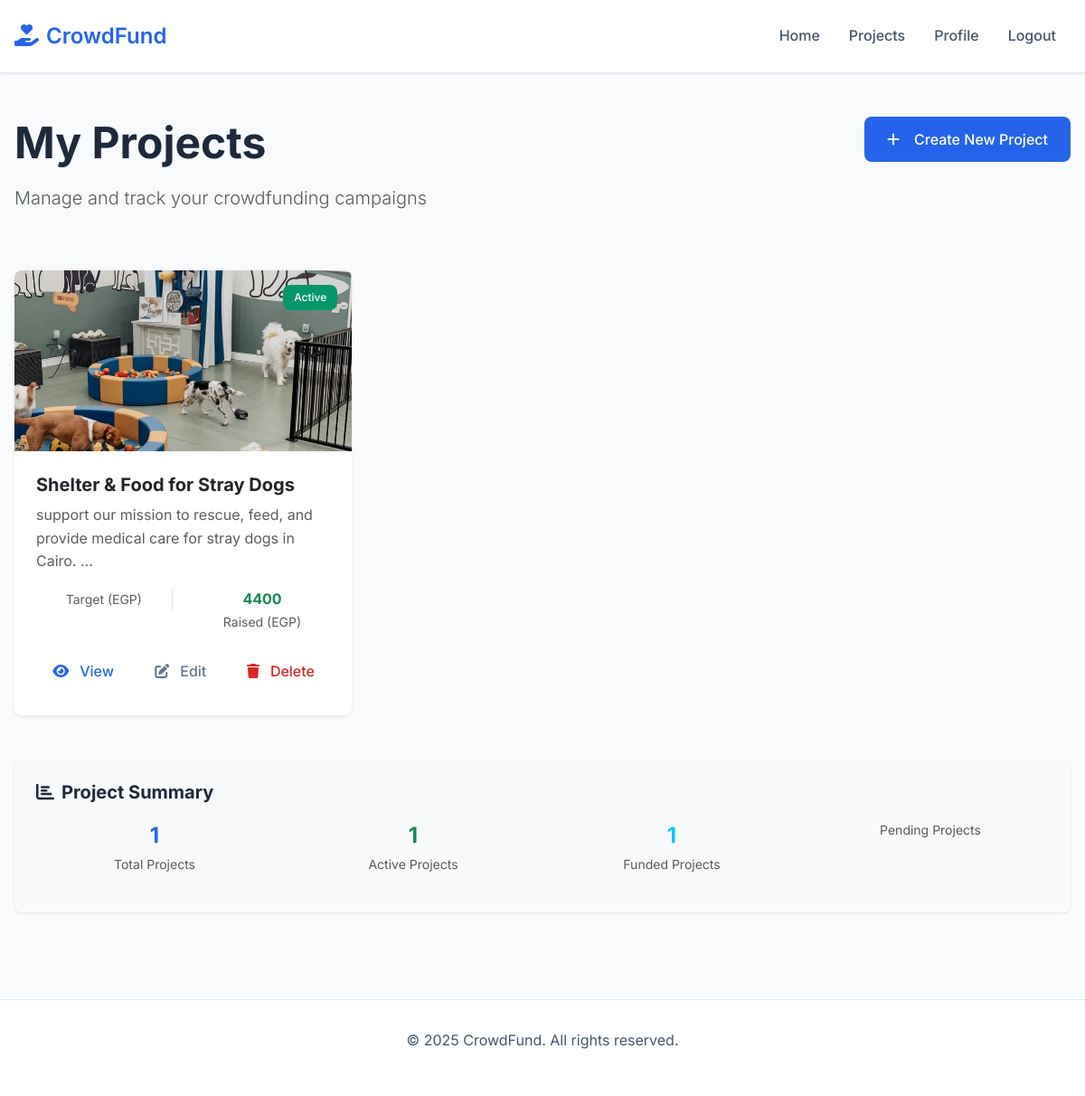
Page /my_projects/ (signed in) on the committed database.
### core/models.py (models this page shows, shortened)
class Project(models.Model):
    owner = models.ForeignKey(User, on_delete=models.CASCADE, related_name='projects')
    title = models.CharField(max_length=200)
    details = models.TextField()
    total_target = models.DecimalField(max_digits=12, decimal_places=2)
    start_time = models.DateTimeField()
    end_time = models.DateTimeField()
    created_at = models.DateTimeField(auto_now_add=True)
    image = models.ImageField(upload_to='project_pictures/')
    def total_donated(self):
        return sum(d.amount for d in self.donations.all())
    @property
    def is_active(self):
        now = timezone.now()
        return self.start_time <= now <= self.end_time

class Donation(models.Model):
    project = models.ForeignKey(Project, on_delete=models.CASCADE, related_name='donations')
    user = models.ForeignKey(User, on_delete=models.CASCADE)
    amount = models.DecimalField(max_digits=12, decimal_places=2)
    created_at = models.DateTimeField(auto_now_add=True)

### core/views.py (the view)
# urls.py: path('my_projects/', views.my_projects, name='my_projects'),
def my_projects(request):
    projects = Project.objects.filter(owner=request.user)
    return render(request, 'core/myprojects.html', {'projects': projects})

### core/templates/core/myprojects.html (shortened to what this page needs)
{% extends 'base.html' %}
{% block content %}
<div class="container py-5">
    <div class="row mb-5">
        <div class="col-lg-8">
            <h1 class="display-5 fw-bold mb-3">My Projects</h1>
            <p class="lead text-muted">
                Manage and track your crowdfunding campaigns
            </p>
        </div>
        <div class="col-lg-4 text-lg-end">
            <a href="{% url 'create_project' %}" class="btn btn-primary btn-lg">
                <i class="fas fa-plus me-2"></i>Create New Project
            </a>
        </div>
    </div>
    {% if projects %}
        <div class="row g-4">
            {% for project in projects %}
                <div class="col-md-6 col-lg-4">
                    <div class="card project-card h-100 border-0 shadow-sm">
                        <div class="position-relative">
                            {% if project.image %}
                                <img src="{{ project.image.url }}"
                                     class="card-img-top"
                                     alt="{{ project.title }}"
                                     style="height: 200px; object-fit: cover;">
                            {% else %}
                                <div class="card-img-top bg-light d-flex align-items-center justify-content-center"
                                     style="height: 200px;">
                                    <i class="fas fa-image fa-3x text-muted"></i>
                                </div>
                            {% endif %}
                            <div class="position-absolute top-0 end-0 m-3">
                                {% if project.is_active %}
                                    <span class="badge bg-success">Active</span>
                                {% else %}
                                    <span class="badge bg-secondary">Ended</span>
                                {% endif %}
                            </div>
                        </div>
                        <div class="card-body d-flex flex-column">
                            <h5 class="card-title fw-bold mb-2">
                                <a href="{% url 'project_detail' project.id %}"
                                   class="text-decoration-none text-dark">
                                    {{ project.title }}
                                </a>
                            </h5>
                            <p class="card-text text-muted flex-grow-1">
                                {{ project.details|truncatewords:15 }}
                            </p>
                            <div class="row text-center mb-3">
                                <div class="col-6">
                                    <div class="border-end">
                                        <small class="text-muted">Target (EGP)</small>
                                    </div>
                                </div>
                                <div class="col-6">
                                    <div class="fw-bold text-success">{{ project.total_donated|floatformat:0 }}</div>
                                    <small class="text-muted">Raised (EGP)</small>
                                </div>
                            </div>
                            <div class="d-flex gap-2">
                                <a href="{% url 'project_detail' project.id %}"
                                   class="btn btn-outline-primary flex-fill">
                                    <i class="fas fa-eye me-1"></i>View
                                </a>
                                <a href="{% url 'edit_project' project.pk %}"
                                   class="btn btn-outline-secondary flex-fill">
                                    <i class="fas fa-edit me-1"></i>Edit
                                </a>
                                <a href="{% url 'delete_project' project.pk %}"
                                   class="btn btn-outline-danger flex-fill">
                                    <i class="fas fa-trash me-1"></i>Delete
                                </a>
                            </div>
                        </div>
                    </div>
                </div>
            {% endfor %}
        </div>
        <div class="row mt-5">
            <div class="col-12">
                <div class="card border-0 bg-light">
                    <div class="card-body">
                        <h5 class="card-title fw-bold mb-3">
                            <i class="fas fa-chart-bar me-2"></i>Project Summary
                        </h5>
                        <div class="row text-center">
                            <div class="col-md-3 mb-3">
                                <div class="fw-bold text-primary fs-4">{{ projects|length }}</div>
                                <small class="text-muted">Total Projects</small>
                            </div>
                            <div class="col-md-3 mb-3">
                                <div class="fw-bold text-success fs-4">
                                    {{ projects|dictsort:"is_active"|length }}
                                </div>
                                <small class="text-muted">Active Projects</small>
                            </div>
                            <div class="col-md-3 mb-3">
                                <div class="fw-bold text-info fs-4">
                                    {% for project in projects %}
                                        {% if project.total_donated > 0 %}
                                            {{ forloop.counter }}
                                        {% endif %}
                                    {% endfor %}
                                </div>
                                <small class="text-muted">Funded Projects</small>
                            </div>
                            <div class="col-md-3 mb-3">
                                <small class="text-muted">Pending Projects</small>
                            </div>
                        </div>
                    </div>
                </div>
            </div>
        </div>
    {% endif %}
</div>
{% endblock %}

### static/css/style.css (style rules this page uses)
:root { --primary-color: #2563eb; --primary-hover: #1d4ed8; --secondary-color: #64748b; --success-color: #059669; --warning-color: #d97706; --danger-color: #dc2626; --light-bg: #f8fafc; --white: #ffffff; --text-primary: #1e293b; --text-secondary: #475569; --text-muted: #64748b; --border-color: #e2e8f0; --shadow: 0 1px 3px 0 rgba(0, 0, 0, 0.1); --shadow-lg: 0 10px 15px -3px rgba(0, 0, 0, 0.1); --border-radius: 0.5rem; --transition: all 0.2s ease; }
* { margin: 0; padding: 0; box-sizing: border-box; }
body { font-family: 'Inter', -apple-system, BlinkMacSystemFont, 'Segoe UI', sans-serif; line-height: 1.6; color: var(--text-primary); background-color: var(--light-bg); font-weight: 400; }
h1, h2, h3, h4, h5, h6 { font-weight: 600; line-height: 1.3; margin-bottom: 1rem; color: var(--text-primary); }
h1 { font-size: 2.25rem; }
p { margin-bottom: 1rem; color: var(--text-secondary); }
.btn, button.btn, input[type="submit"].btn, input[type="button"].btn, a.btn { font-weight: 500 !important; border-radius: var(--border-radius) !important; padding: 0.75rem 1.5rem !important; transition: var(--transition) !important; border: none !important; text-decoration: none !important; display: inline-flex !important; align-items: center !important; justify-content: center !important; gap: 0.5rem !important; cursor: pointer !important; font-size: 1rem !important; line-height: 1.5 !important; position: relative !important; overflow: hidden !important; }
.btn[class*="btn-"] { border: 1px solid transparent !important; }
.btn-primary, .btn-primary:active, .btn-primary:focus { background-color: var(--primary-color) !important; color: var(--white) !important; border-color: var(--primary-color) !important; }
.btn-outline-primary, .btn-outline-primary:active, .btn-outline-primary:focus { background-color: transparent !important; border: 2px solid var(--primary-color) !important; color: var(--primary-color) !important; }
.btn-outline-danger, .btn-outline-danger:active, .btn-outline-danger:focus { background-color: transparent !important; border: 2px solid var(--danger-color) !important; color: var(--danger-color) !important; }
.btn-outline-secondary, .btn-outline-secondary:active, .btn-outline-secondary:focus { background-color: transparent !important; border: 2px solid var(--secondary-color) !important; color: var(--secondary-color) !important; }
.btn-lg, .btn-lg:active, .btn-lg:focus { padding: 1rem 2rem !important; font-size: 1.1rem !important; }
.card { border: 1px solid var(--border-color); border-radius: var(--border-radius); box-shadow: var(--shadow); transition: var(--transition); background: var(--white); overflow: hidden; }
.card-body { padding: 1.5rem; }
.card-title { color: var(--text-primary); font-weight: 600; margin-bottom: 1rem; }
.card-text { color: var(--text-secondary); line-height: 1.6; margin-bottom: 1rem; }
.badge { font-weight: 500; padding: 0.5rem 0.75rem; border-radius: var(--border-radius); font-size: 0.75rem; }
.badge.bg-success { background-color: var(--success-color) !important; }
.project-card { border: 1px solid var(--border-color); border-radius: var(--border-radius); overflow: hidden; transition: var(--transition); background: var(--white); }
.project-card .card-img-top { height: 200px; object-fit: cover; }
.project-card .card-body { padding: 1.5rem; }
.container { max-width: 1200px; margin: 0 auto; padding: 0 1rem; }
.mt-5 { margin-top: 3rem; }
.text-center { text-align: center; }
.text-primary { color: var(--primary-color) !important; }

### rows in the picture
Project: image (picture), shows "Active", title "Shelter & Food for Stray Dogs", details "support our mission to rescue, feed, and provide medical care for stray dogs in Cairo. …", total_donated "4400"

### other values in the picture
{{ projects|length }} "1"
{{ projects|dictsort:"is_active"|length }} "1"
